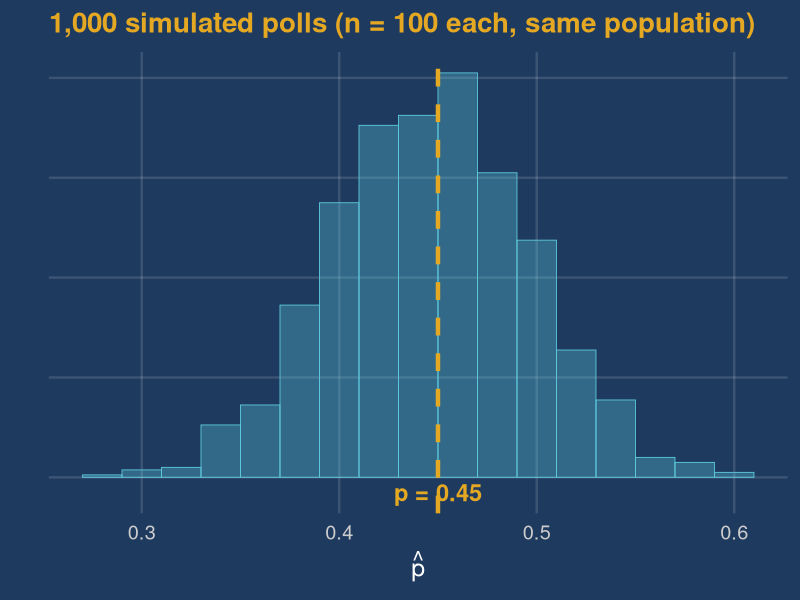
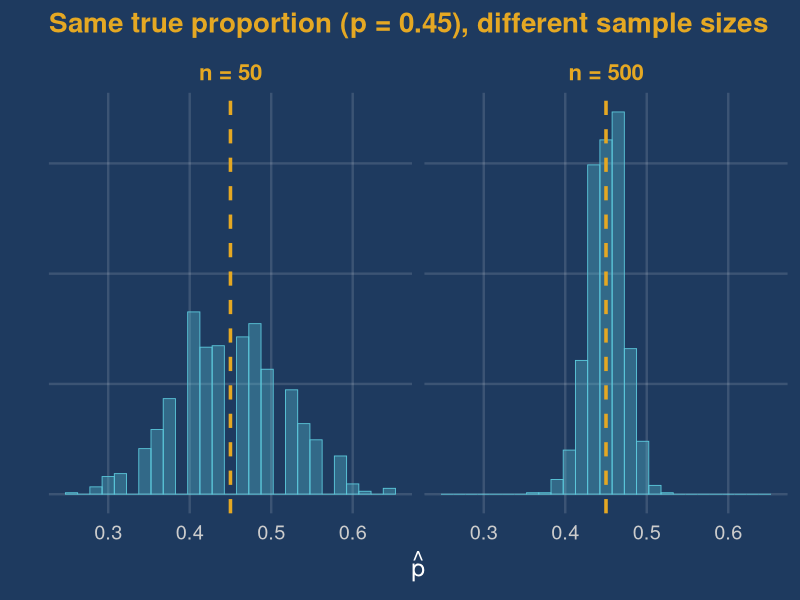

Here is the R script that generated these plots, in order:
## ---- chunk 1
#| include: false
library(ggplot2)

theme_section <- function() {
  theme_minimal(base_size = 18) +
  theme(
    plot.background  = element_rect(fill = "#1e3a5f", color = NA),
    panel.background = element_rect(fill = "#1e3a5f", color = NA),
    panel.grid.major = element_line(color = "#ffffff22"),
    panel.grid.minor = element_blank(),
    text             = element_text(color = "white"),
    axis.text        = element_text(color = "#cccccc"),
    plot.title       = element_text(color = "#E5A823", size = 20, face = "bold")
  )
}

# helper: normal curve with shaded region
shade_normal <- function(mu, sigma, shade_from, shade_to,
                         title = "", xlab = "",
                         shade_col = "#5BC8DB55",
                         line_col = "#5BC8DB",
                         xlim_low = mu - 3.5 * sigma,
                         xlim_high = mu + 3.5 * sigma) {
  x_all <- seq(xlim_low, xlim_high, length.out = 400)
  y_all <- dnorm(x_all, mu, sigma)
  x_shade <- seq(max(shade_from, xlim_low), min(shade_to, xlim_high), length.out = 400)
  y_shade <- dnorm(x_shade, mu, sigma)

  gap <- max(y_all) * 0.03
  df_curve <- data.frame(x = x_all, y = y_all)
  df_shade <- data.frame(x = c(x_shade[1], x_shade, x_shade[length(x_shade)]),
                         y = c(gap, y_shade, gap))

  ggplot() +
    geom_polygon(data = df_shade, aes(x, y),
                 fill = shade_col, color = NA) +
    geom_line(data = df_curve, aes(x, y),
              color = line_col, linewidth = 1.5) +
    geom_vline(xintercept = mu, color = "#E5A823", linewidth = 0.8, linetype = "dashed") +
    labs(title = title, x = xlab, y = "") +
    scale_y_continuous(expand = expansion(mult = c(0.05, 0))) +
    theme_section() +
    theme(axis.text.y = element_blank(),
          axis.ticks.y = element_blank(),
          plot.title = element_text(size = 18))
}
## ---- chunk 2
#| echo: false
#| fig-width: 10
#| fig-height: 5
#| fig-align: center
set.seed(42)
phats <- replicate(1000, mean(rbinom(100, 1, 0.45)))
df_sim <- data.frame(phat = phats)

ggplot(df_sim, aes(x = phat)) +
  geom_histogram(aes(y = after_stat(density)),
                 binwidth = 0.02, fill = "#5BC8DB55",
                 color = "#5BC8DB", linewidth = 0.3) +
  geom_vline(xintercept = 0.45, color = "#E5A823",
             linewidth = 1.5, linetype = "dashed") +
  annotate("text", x = 0.45, y = -0.3, label = "p = 0.45",
           color = "#E5A823", size = 6, fontface = "bold") +
  labs(title = "1,000 simulated polls (n = 100 each, same population)",
       x = expression(hat(p)), y = "") +
  theme_section() +
  theme(axis.text.y = element_blank(),
        axis.ticks.y = element_blank())
## ---- chunk 3
#| echo: false
#| fig-width: 12
#| fig-height: 4.5
#| fig-align: center
set.seed(42)
df_n <- data.frame(
  phat = c(replicate(1000, mean(rbinom(50, 1, 0.45))),
           replicate(1000, mean(rbinom(500, 1, 0.45)))),
  n = rep(c("n = 50", "n = 500"), each = 1000)
)
df_n$n <- factor(df_n$n, levels = c("n = 50", "n = 500"))

ggplot(df_n, aes(x = phat)) +
  geom_histogram(aes(y = after_stat(density)),
                 binwidth = 0.015, fill = "#5BC8DB55",
                 color = "#5BC8DB", linewidth = 0.3) +
  geom_vline(xintercept = 0.45, color = "#E5A823",
             linewidth = 1.2, linetype = "dashed") +
  facet_wrap(~n) +
  labs(x = expression(hat(p)), y = "",
       title = "Same true proportion (p = 0.45), different sample sizes") +
  theme_section() +
  theme(axis.text.y = element_blank(),
        axis.ticks.y = element_blank(),
        strip.text = element_text(color = "#E5A823", size = 16, face = "bold"))
